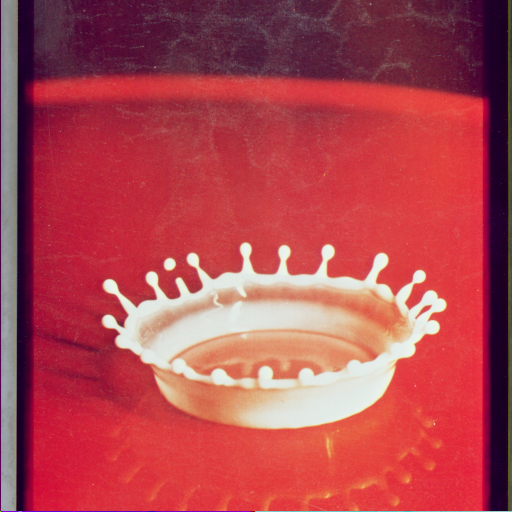
#> input picture images/Color/512x512/4.2.01.png, 512 x 512 px; its folder holds only this picture in this run
$ jupyter execute --allow-errors AQMP_optimization_v2.ipynb
#> lines starting #> are read from the running program, lines starting #| are printed output that depends on the picture
# Adaptive Quadtree Matching Pursuit (AQMP) Optimization

### Steps to Follow:

1. **Convert Image Format**
   - Transform the downloaded images from `.tiff` format to `.png`.

2. **Optimize Adaptive Quadtree Matching Pursuit (AQMP)**
   - Utilize **Optuna** with the **Tree-structured Parzen Estimator (TPE)** search algorithm for hyperparameter optimization.
   - **Image Sources**:
     - The images are sourced from [USC-SIPI Image Database](https://sipi.usc.edu/database/).
     - Additional context: Images from the same database were used in [this study](https://www.tandfonline.com/doi/epdf/10.1080/09500340.2016.1270881?needAccess=true) to explore Lenna variants.

3. **Compare Search Methods**
   - Analyze the effectiveness of the TPE-based optimization against a **Random Search** strategy for hyperparameter tuning.

4. **Compress with MP and Fixed Block Size**
   - Compare the AQMP approach with a traditional fixed block size method to assess the advantages of adaptivity.

5. **Evaluate Against Quadtree compression with no Matching Pursuit**

6. **Evaluate Against JPEG**

# 1. Initial Settings

[cell 1]
import sys
import os
import numpy as np
from datetime import datetime
import time
import pickle
import pandas as pd
from PIL import Image

sys.path.append(os.path.abspath(os.path.join('..')))

from aqmp import ImageCompressor

import warnings
from skimage import io, img_as_float
from skimage.metrics import structural_similarity as ssim

import plotly
from plotly.io import show
import matplotlib.pyplot as plt

import optuna
from optuna.samplers import TPESampler
from optuna.samplers import RandomSampler

[cell 2]
def jpeg_compress_and_evaluate(image_path, output_path, quality):
    # Function to compress an image and calculate SSIM and compression rate

    # Load the original image
    original_img = Image.open(image_path)

    # Save the compressed image
    compressed_image_path = f"{output_path}_q{quality}.jpg"
    original_img.save(compressed_image_path, "JPEG", quality=quality)

    # Compute SSIM
    ssim_value = calculate_ssim(image_path, compressed_image_path)

    # Compute compression rate
    original_size = os.path.getsize(image_path)
    compressed_size = os.path.getsize(compressed_image_path)
    compression_rate = original_size / compressed_size

    return ssim_value, compression_rate

def calculate_ssim(image_path1, image_path2):
    """
    Calculate SSIM dynamically based on whether the images are grayscale or multichannel.

    Args:
        image_path1 (str): Path to the first image.
        image_path2 (str): Path to the second image.

    Returns:
        float: SSIM index.
    """
    # Load images
    image1 = img_as_float(io.imread(image_path1))
    image2 = img_as_float(io.imread(image_path2))

    # Determine if the images are multichannel (check number of dimensions)
    if image1.ndim == 3 and image1.shape[-1] in [3, 4]:  # RGB or RGBA
        ssim_index = ssim(image1, image2, data_range=image1.max() - image1.min(), channel_axis=2)
    else:  # Grayscale
        ssim_index = ssim(image1, image2, data_range=image1.max() - image1.min())

    return ssim_index

# Function to get all image file names in the folder
def get_images_from_folder(folder_path):
    supported_formats = (".png",) #".jpg", ".jpeg", ".bmp", ".tiff")
    return [f[:-4] for f in os.listdir(folder_path) if f.lower().endswith(supported_formats)]

def save_and_show_plot(fig, file_name):
    """Save and display the plot."""
    plt.ylim(0, 1)
    fig.savefig(file_name, dpi=300)
    print(f"{file_name} saved")
    #plt.show()

def plot_compression_vs_ssim(compression_rates, ssim_values, plot_name, log_xscale):
    """Plot compression rate vs SSIM for all trials."""
    fig, ax = plt.subplots(figsize=(10, 6))
    ax.plot(compression_rates, ssim_values, "o", label="All Trials")
    ax.set_xlabel('Compression Rate')
    ax.set_ylabel('SSIM')
    if log_xscale:
        ax.set_xscale("log")
    ax.legend()
    ax.grid(True)
    save_and_show_plot(fig, f"{plot_name}_compression_vs_ssim.png")

# [30 lines left out: functions plot_pareto_front, plot_results, not called in this run]

[cell 3]
# [16 lines left out: function convert_tiff_to_png, not called in this run]

# 2. AQMP with TPE Search

- min_sparcity: porcentaje máximo de coeficientes diferentes de cero permitidos en un cuadrante. Si no se cumple, se particiona en cuatro nuevos cuadrantes.
- max_error: ('tol' argument of OMP) Maximum squared norm of the residual.

[cell 4]
# [56 lines left out: function objective, not called in this run]

[cell 5]
# Get all image names in the folder
folder_path = "../images/Color/512x512/"
test_images = get_images_from_folder(folder_path)
test_images

[cell 6]
seed = 43
n_trials = 100

# search best hyperparameters of AQMP for each test image
#> (the rest of this cell did not finish here and is left out)

#> (a cell that did not finish here is left out)

[cell 8]
name = "multiobjTPE_trials:100_seed:43_image:Clock_time:2024-11-01_09-14-32"
#> (the rest of this cell did not finish here and is left out)

#> (a cell that did not finish here is left out)

[cell 10]
import pandas as pd
from scipy.stats import pearsonr

# Verifica que las columnas 'user_attrs_ssim' y 'user_attrs_compression_rate' existen y son numéricas
#> (the rest of this cell did not finish here and is left out)

# 3. AQMP with Random Search

[cell 11]
seed = 43
n_trials = 100

# search best hyperparameters of AQMP for each test image
#> (the rest of this cell did not finish here and is left out)

#> (a cell that did not finish here is left out)

# 4. MP and Fixed Block Size (no AQ)

[cell 13]
# [54 lines left out: function objective, not called in this run]

seed = 43
n_trials = 100
#> (the rest of this cell did not finish here and is left out)

comparisons

- fixed size block
- aqmp with random search (100 iterations)
- aqmp with TPE search (100 iterations)
- quadtree standard
- jpeg

- [x] guardar todas las imagenes
- [X] poner DEFLATE = True
- [x] agregar guardado de imagenes, dpi 300

# 5. Compress with Quadtrees and no MP

This library implements an image compression algorithm that is based on quadtrees with no MP:

- https://github.com/Inspiaaa/QuadTreeImageCompression

[cell 14]
sys.path.append('/home/fcerino/Documents/proyectos/AQMP')
from quad_tree_compression import compress_image_file, reconstruct_image_from_file, compress_image_data

[cell 15]
folder_path = "../images/Color/512x512/"
input_image = folder_path+f"{image_name}.png"
output_image = f"../compressions/{image_name}.qid"
set_iterations = [5, 10, 100, 1000, 5000, 10_000, 20_000]
#> (the rest of this cell did not finish here and is left out)

# 6. Compress with JPEG

[cell 16]
for image_name in test_images:
    image_path = f"../images/Color/512x512/{image_name}.png" # Replace with your image path
    output_path = "../compressions/compressed_image_jpeg_"+image_name
    compression_ssim_path = "../images/results/"+"JPEG_"+image_name

    qualities = range(2, 101, 5) # Range of qualities for JPEG compression
    ssim_values = []
    compression_rates = []
    for quality in qualities:
        ssim_val, comp_rate = jpeg_compress_and_evaluate(image_path, output_path, quality)
#> in jpeg_compress_and_evaluate, original_img is the input picture: PIL image 512x512 RGB; mean R, G, B 176.3, 70.5, 79.9
#> in calculate_ssim, `image2 = img_as_float(io.imread(image_path2))`:
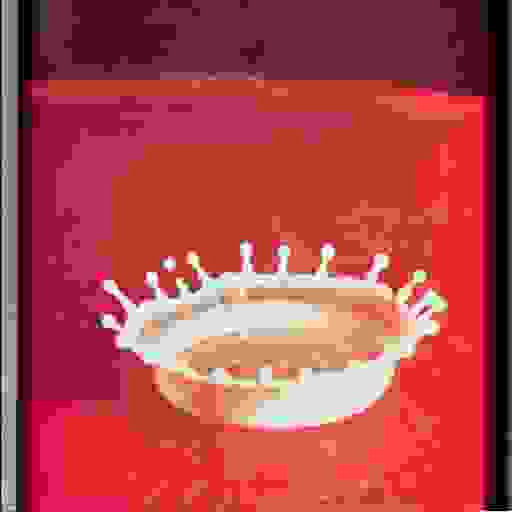
#> image2: shape (512, 512, 3) float64; mean R, G, B 0.686, 0.275, 0.289
#> in calculate_ssim, `ssim_index = ssim(image1, image2, data_range=image1.max() - image1.min..`: ssim_index = 0.612
#> ssim_val = 0.612; comp_rate = 71.25
        ssim_values.append(ssim_val)
        compression_rates.append(comp_rate)

    plot_compression_vs_ssim(compression_rates,
                             ssim_values,
                             plot_name=compression_ssim_path,
                             log_xscale=True
                        )
#> in save_and_show_plot, `fig.savefig(file_name, dpi=300)`:
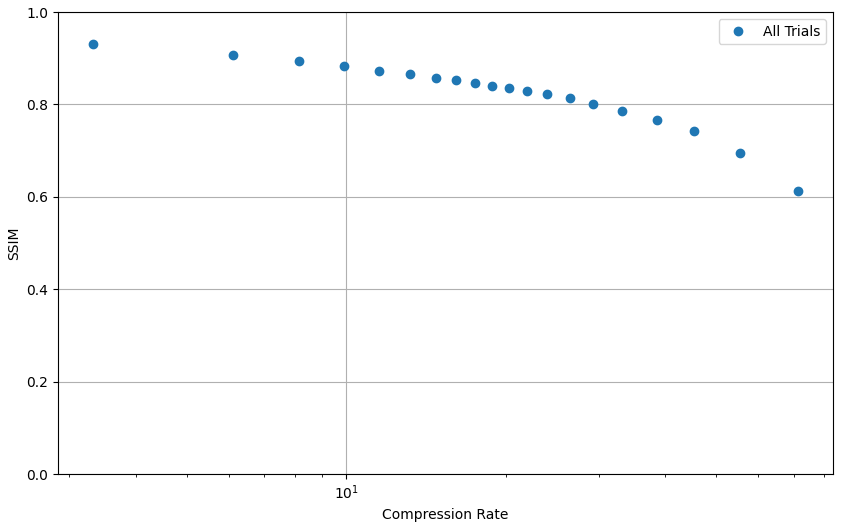
#> figure drawn by matplotlib, 1 panel

$ run again, on images/Color/512x512/4.2.07.png
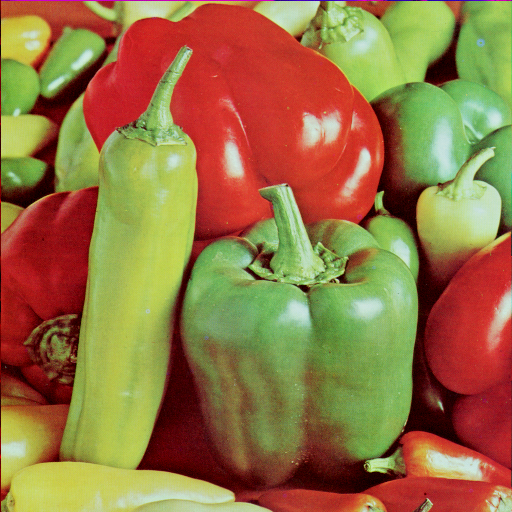
#> input picture images/Color/512x512/4.2.07.png, 512 x 512 px
#> in jpeg_compress_and_evaluate, original_img is the input picture: PIL image 512x512 RGB; mean R, G, B 149.8, 115.6, 66.5
#> in calculate_ssim, `image2 = img_as_float(io.imread(image_path2))`:
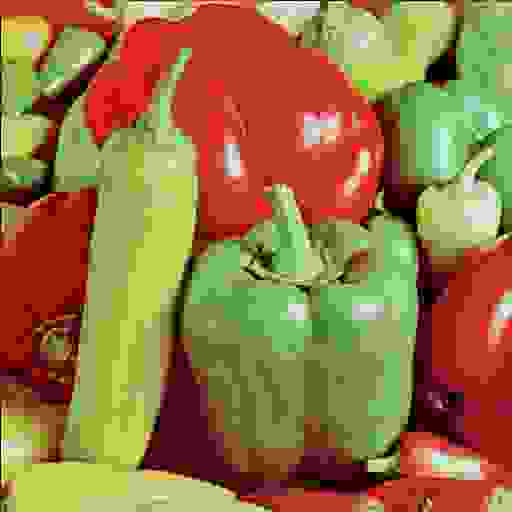
#> image2: shape (512, 512, 3) float64; mean R, G, B 0.587, 0.461, 0.257
#> ssim_index = 0.484
#> comp_rate = 86.75
#> in save_and_show_plot, `fig.savefig(file_name, dpi=300)`:
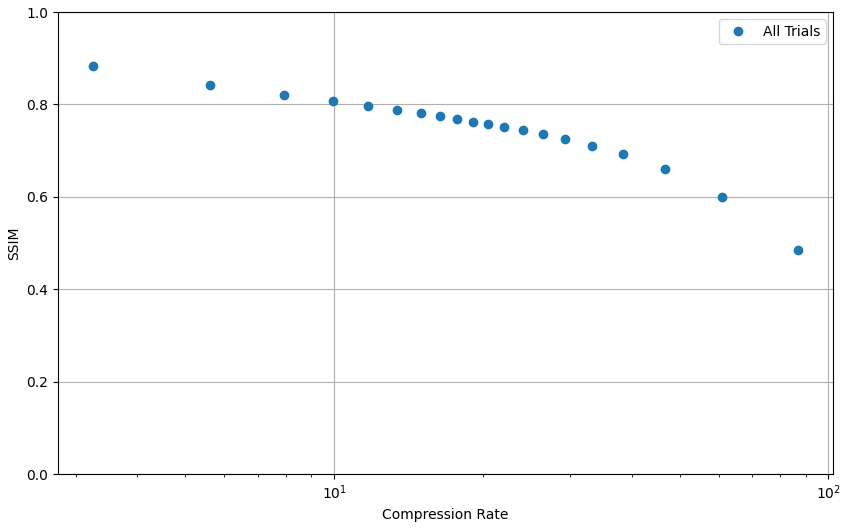
#> figure drawn by matplotlib, 1 panel

$ run again, on images/Color/512x512/4.2.03.png
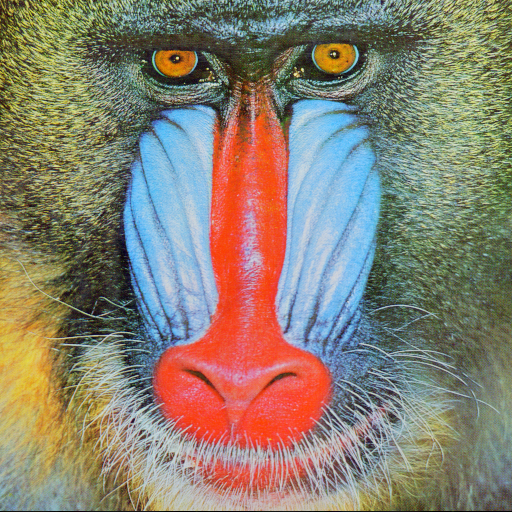
#> input picture images/Color/512x512/4.2.03.png, 512 x 512 px
#> in jpeg_compress_and_evaluate, original_img is the input picture: PIL image 512x512 RGB; mean R, G, B 137.4, 128.9, 113.1
#> in calculate_ssim, `image2 = img_as_float(io.imread(image_path2))`:
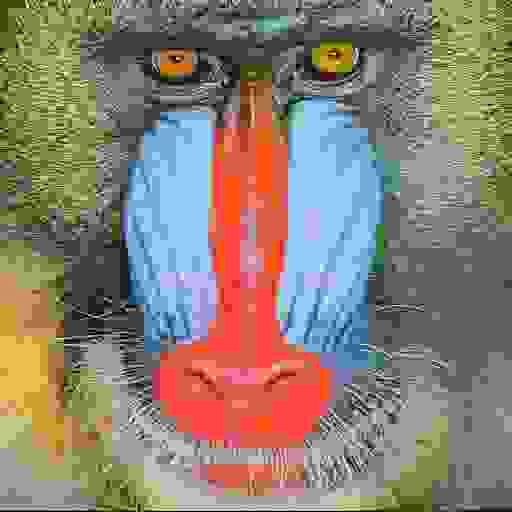
#> image2: shape (512, 512, 3) float64; mean R, G, B 0.545, 0.504, 0.454
#> ssim_index = 0.344
#> comp_rate = 97.85
#> in save_and_show_plot, `fig.savefig(file_name, dpi=300)`:
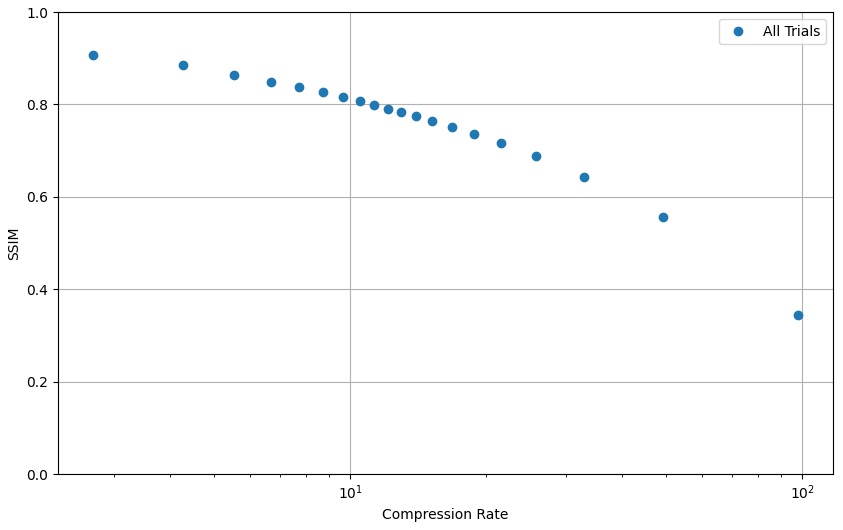
#> figure drawn by matplotlib, 1 panel

$ run again, on images/Color/512x512/4.2.06.png
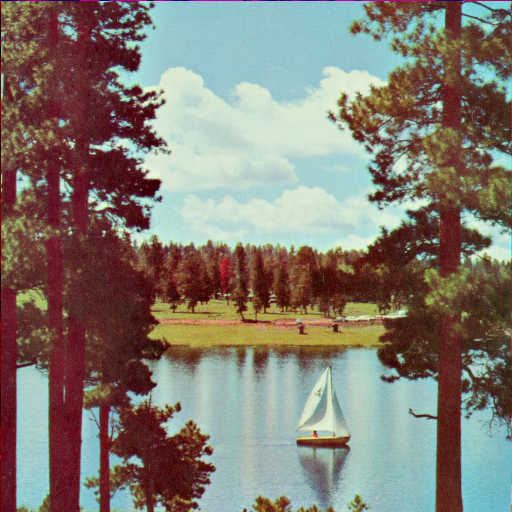
#> input picture images/Color/512x512/4.2.06.png, 512 x 512 px
#> in jpeg_compress_and_evaluate, original_img is the input picture: PIL image 512x512 RGB; mean R, G, B 131, 124.3, 114.9
#> in calculate_ssim, `image2 = img_as_float(io.imread(image_path2))`:
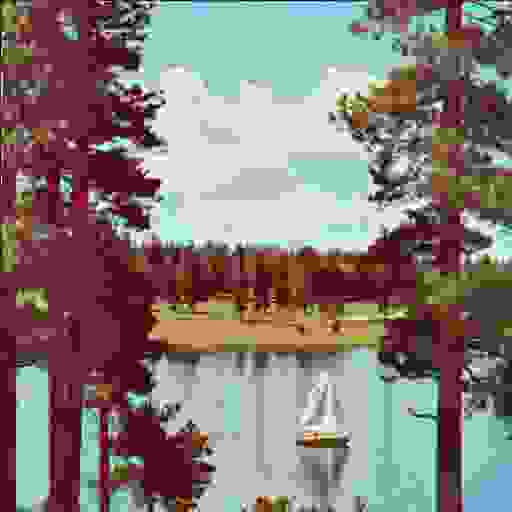
#> image2: shape (512, 512, 3) float64; mean R, G, B 0.525, 0.484, 0.47
#> ssim_index = 0.503
#> comp_rate = 88.87
#> in save_and_show_plot, `fig.savefig(file_name, dpi=300)`:
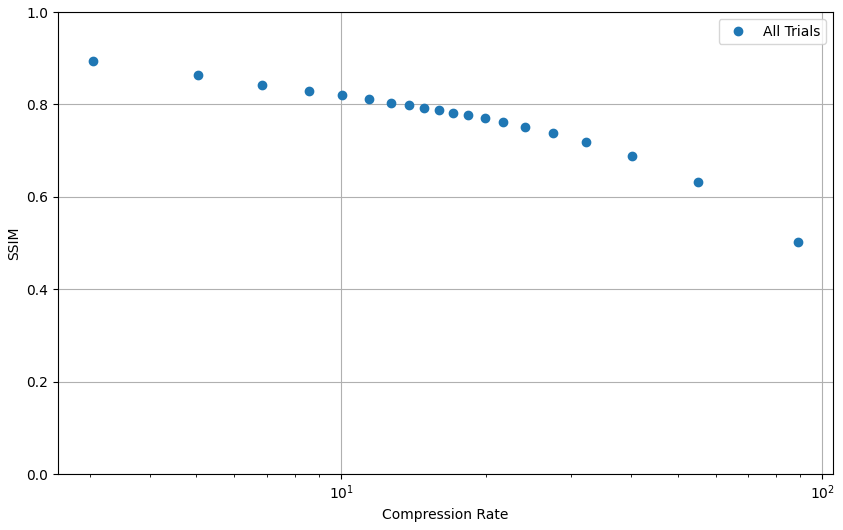
#> figure drawn by matplotlib, 1 panel
